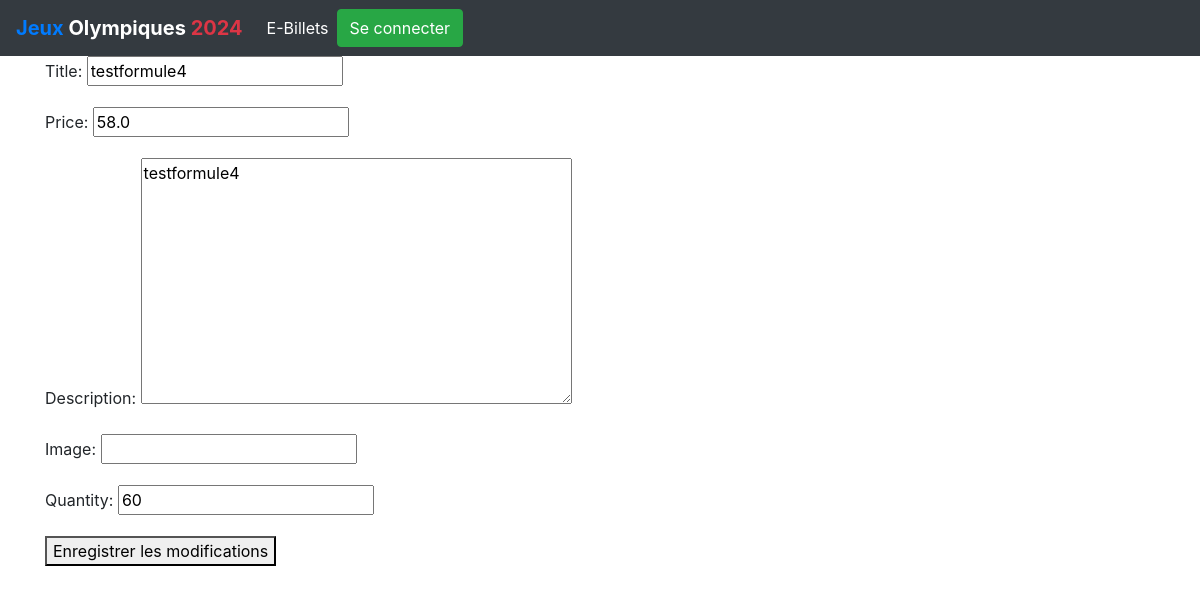
The page /billeterie/product/14 on the database as committed earlier.
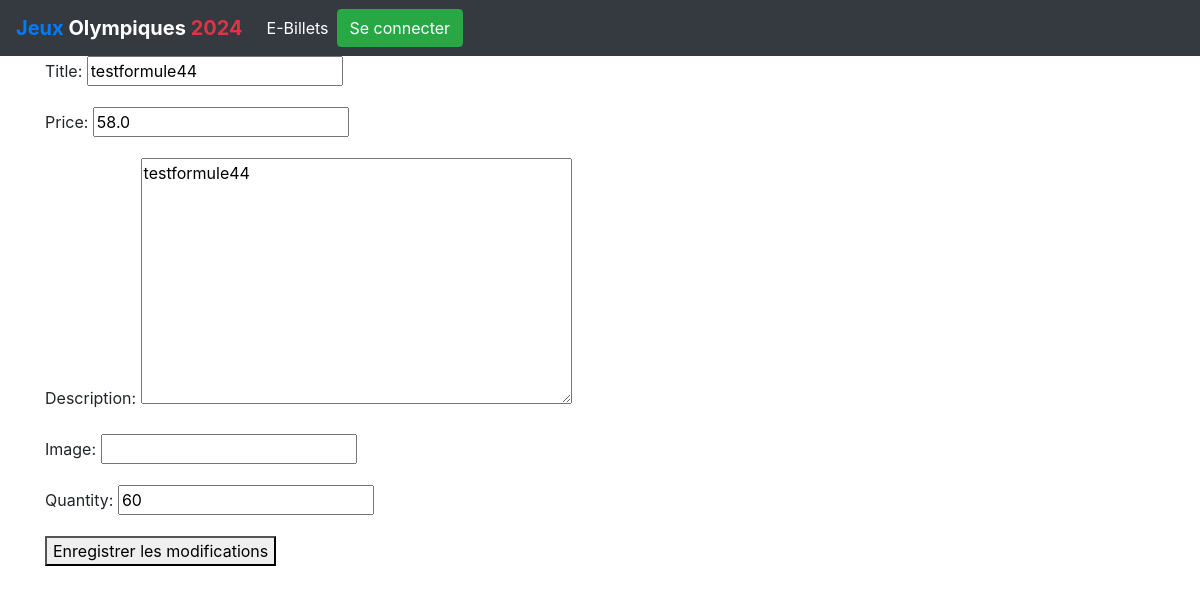
The same page on the database as committed later.
### shop/models.py (models this page shows, shortened)
class Product(models.Model):
    title = models.CharField(max_length=200)
    price = models.FloatField()
    description = models.TextField(blank=True)
    image = models.CharField(max_length=5000, blank=True)
    date_added = models.DateTimeField(auto_now=True)
    quantity = models.IntegerField(default=0)
    class Meta:
        ordering = ['-date_added']

### shop/views.py (the view)
# urls.py: path('billeterie/product/<int:product_id>', edit_product, name="edit"),
def edit_product(request, product_id):
    product = get_object_or_404(Product, id=product_id)
    if request.method == 'POST':
        form = ProductForm(request.POST, instance=product)
        if form.is_valid():
            form.save()
            return redirect('index')  # Redirige vers la liste des produits ou une autre vue
    else:
        form = ProductForm(instance=product)
    return render(request, 'shop/edit_product.html', {'form': form})

### shop/forms.py
class ProductForm(forms.ModelForm):
    class Meta:
        model = Product
        fields = ["title","price","description","image","quantity"]

### shop/templates/shop/edit_product.html (shortened to what this page needs)
{% extends "shop/base.html" %}
{% block content %}
  <form method="post">
    {{ form.as_p }}
    <button type="submit">Enregistrer les modifications</button>
  </form>
{% endblock %}

Rows that differ between the two databases and show on the page:
changed Product: title "testformule4" → "testformule44"; description "testformule4" → "testformule44"
